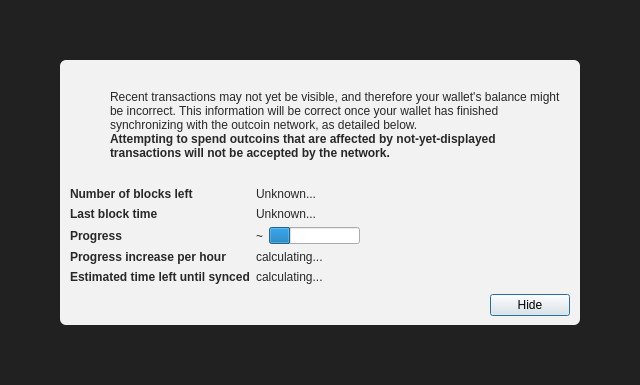
<?xml version="1.0" encoding="UTF-8"?>
<ui version="4.0">
 <class>ModalOverlay</class>
 <widget class="QWidget" name="ModalOverlay">
  <property name="geometry">
   <rect>
    <x>0</x>
    <y>0</y>
    <width>640</width>
    <height>385</height>
   </rect>
  </property>
  <property name="windowTitle">
   <string>Form</string>
  </property>
  <layout class="QVBoxLayout" name="verticalLayout" stretch="0">
   <property name="sizeConstraint">
    <enum>QLayout::SetDefaultConstraint</enum>
   </property>
   <property name="leftMargin">
    <number>0</number>
   </property>
   <property name="topMargin">
    <number>0</number>
   </property>
   <property name="rightMargin">
    <number>0</number>
   </property>
   <property name="bottomMargin">
    <number>0</number>
   </property>
   <item>
    <widget class="QWidget" name="bgWidget" native="true">
     <property name="styleSheet">
      <string notr="true">#bgWidget { background: rgba(0,0,0,220); }</string>
     </property>
     <layout class="QVBoxLayout" name="verticalLayoutMain" stretch="1">
      <property name="leftMargin">
       <number>60</number>
      </property>
      <property name="topMargin">
       <number>60</number>
      </property>
      <property name="rightMargin">
       <number>60</number>
      </property>
      <property name="bottomMargin">
       <number>60</number>
      </property>
      <item>
       <widget class="QWidget" name="contentWidget" native="true">
        <property name="styleSheet">
         <string notr="true">#contentWidget { background: rgba(255,255,255,240); border-radius: 6px; }

QLabel { color: rgb(40,40,40);  }</string>
        </property>
        <layout class="QVBoxLayout" name="verticalLayoutSub" stretch="1,0,0,0">
         <property name="spacing">
          <number>0</number>
         </property>
         <property name="leftMargin">
          <number>10</number>
         </property>
         <property name="topMargin">
          <number>10</number>
         </property>
         <property name="rightMargin">
          <number>10</number>
         </property>
         <property name="bottomMargin">
          <number>10</number>
         </property>
         <item>
          <layout class="QHBoxLayout" name="horizontalLayoutIconText" stretch="0,1">
           <property name="topMargin">
            <number>20</number>
           </property>
           <item>
            <layout class="QVBoxLayout" name="verticalLayoutIcon">
             <property name="leftMargin">
              <number>0</number>
             </property>
             <item>
              <widget class="QPushButton" name="warningIcon">
               <property name="enabled">
                <bool>false</bool>
               </property>
               <property name="text">
                <string/>
               </property>
               <property name="icon">
                <iconset>
                 <normaloff>:/icons/warning</normaloff>
                 <disabledoff>:/icons/warning</disabledoff>:/icons/warning</iconset>
               </property>
               <property name="iconSize">
                <size>
                 <width>48</width>
                 <height>48</height>
                </size>
               </property>
               <property name="flat">
                <bool>true</bool>
               </property>
              </widget>
             </item>
             <item>
              <spacer name="verticalSpacerWarningIcon">
               <property name="orientation">
                <enum>Qt::Vertical</enum>
               </property>
               <property name="sizeHint" stdset="0">
                <size>
                 <width>20</width>
                 <height>40</height>
                </size>
               </property>
              </spacer>
             </item>
            </layout>
           </item>
           <item>
            <layout class="QVBoxLayout" name="verticalLayoutInfoText">
             <property name="leftMargin">
              <number>0</number>
             </property>
             <property name="topMargin">
              <number>0</number>
             </property>
             <item>
              <widget class="QLabel" name="infoText">
               <property name="text">
                <string>Recent transactions may not yet be visible, and therefore your wallet's balance might be incorrect. This information will be correct once your wallet has finished synchronizing with the outcoin network, as detailed below.</string>
               </property>
               <property name="textFormat">
                <enum>Qt::RichText</enum>
               </property>
               <property name="wordWrap">
                <bool>true</bool>
               </property>
              </widget>
             </item>
             <item>
              <widget class="QLabel" name="infoTextStrong">
               <property name="font">
                <font>
                 <weight>75</weight>
                 <bold>true</bold>
                </font>
               </property>
               <property name="text">
                <string>Attempting to spend outcoins that are affected by not-yet-displayed transactions will not be accepted by the network.</string>
               </property>
               <property name="textFormat">
                <enum>Qt::RichText</enum>
               </property>
               <property name="wordWrap">
                <bool>true</bool>
               </property>
              </widget>
             </item>
             <item>
              <spacer name="verticalSpacerInTextSpace">
               <property name="orientation">
                <enum>Qt::Vertical</enum>
               </property>
               <property name="sizeHint" stdset="0">
                <size>
                 <width>20</width>
                 <height>40</height>
                </size>
               </property>
              </spacer>
             </item>
            </layout>
           </item>
          </layout>
         </item>
         <item>
          <spacer name="verticalSpacerAfterText">
           <property name="orientation">
            <enum>Qt::Vertical</enum>
           </property>
           <property name="sizeHint" stdset="0">
            <size>
             <width>20</width>
             <height>40</height>
            </size>
           </property>
          </spacer>
         </item>
         <item>
          <layout class="QFormLayout" name="formLayout">
           <property name="fieldGrowthPolicy">
            <enum>QFormLayout::FieldsStayAtSizeHint</enum>
           </property>
           <property name="horizontalSpacing">
            <number>6</number>
           </property>
           <property name="verticalSpacing">
            <number>6</number>
           </property>
           <property name="topMargin">
            <number>10</number>
           </property>
           <item row="0" column="0">
            <widget class="QLabel" name="labelNumberOfBlocksLeft">
             <property name="font">
              <font>
               <weight>75</weight>
               <bold>true</bold>
              </font>
             </property>
             <property name="text">
              <string>Number of blocks left</string>
             </property>
            </widget>
           </item>
           <item row="0" column="1">
            <widget class="QLabel" name="numberOfBlocksLeft">
             <property name="text">
              <string>Unknown...</string>
             </property>
            </widget>
           </item>
           <item row="1" column="0">
            <widget class="QLabel" name="labelLastBlockTime">
             <property name="font">
              <font>
               <weight>75</weight>
               <bold>true</bold>
              </font>
             </property>
             <property name="text">
              <string>Last block time</string>
             </property>
            </widget>
           </item>
           <item row="1" column="1">
            <widget class="QLabel" name="newestBlockDate">
             <property name="sizePolicy">
              <sizepolicy hsizetype="Maximum" vsizetype="Preferred">
               <horstretch>0</horstretch>
               <verstretch>0</verstretch>
              </sizepolicy>
             </property>
             <property name="text">
              <string>Unknown...</string>
             </property>
            </widget>
           </item>
           <item row="2" column="0">
            <widget class="QLabel" name="labelSyncDone">
             <property name="font">
              <font>
               <weight>75</weight>
               <bold>true</bold>
              </font>
             </property>
             <property name="text">
              <string>Progress</string>
             </property>
            </widget>
           </item>
           <item row="2" column="1">
            <layout class="QHBoxLayout" name="horizontalLayoutSync" stretch="0,1">
             <item>
              <widget class="QLabel" name="percentageProgress">
               <property name="text">
                <string notr="true">~</string>
               </property>
              </widget>
             </item>
             <item>
              <widget class="QProgressBar" name="progressBar">
               <property name="value">
                <number>24</number>
               </property>
               <property name="format">
                <string/>
               </property>
              </widget>
             </item>
            </layout>
           </item>
           <item row="4" column="0">
            <widget class="QLabel" name="labelProgressIncrease">
             <property name="font">
              <font>
               <weight>75</weight>
               <bold>true</bold>
              </font>
             </property>
             <property name="text">
              <string>Progress increase per hour</string>
             </property>
            </widget>
           </item>
           <item row="4" column="1">
            <widget class="QLabel" name="progressIncreasePerH">
             <property name="text">
              <string>calculating...</string>
             </property>
            </widget>
           </item>
           <item row="5" column="0">
            <widget class="QLabel" name="labelEstimatedTimeLeft">
             <property name="font">
              <font>
               <weight>75</weight>
               <bold>true</bold>
              </font>
             </property>
             <property name="text">
              <string>Estimated time left until synced</string>
             </property>
            </widget>
           </item>
           <item row="5" column="1">
            <widget class="QLabel" name="expectedTimeLeft">
             <property name="text">
              <string>calculating...</string>
             </property>
            </widget>
           </item>
          </layout>
         </item>
         <item>
          <layout class="QHBoxLayout" name="horizontalLayoutButtons">
           <property name="leftMargin">
            <number>10</number>
           </property>
           <property name="topMargin">
            <number>10</number>
           </property>
           <item>
            <spacer name="horizontalSpacer">
             <property name="orientation">
              <enum>Qt::Horizontal</enum>
             </property>
             <property name="sizeHint" stdset="0">
              <size>
               <width>40</width>
               <height>20</height>
              </size>
             </property>
            </spacer>
           </item>
           <item>
            <widget class="QPushButton" name="closeButton">
             <property name="text">
              <string>Hide</string>
             </property>
             <property name="shortcut">
              <string>Esc</string>
             </property>
             <property name="focusPolicy">
              <enum>Qt::StrongFocus</enum>
             </property>
             <property name="default">
              <bool>true</bool>
             </property>
            </widget>
           </item>
          </layout>
         </item>
        </layout>
       </widget>
      </item>
     </layout>
    </widget>
   </item>
  </layout>
 </widget>
 <resources/>
 <connections/>
</ui>
